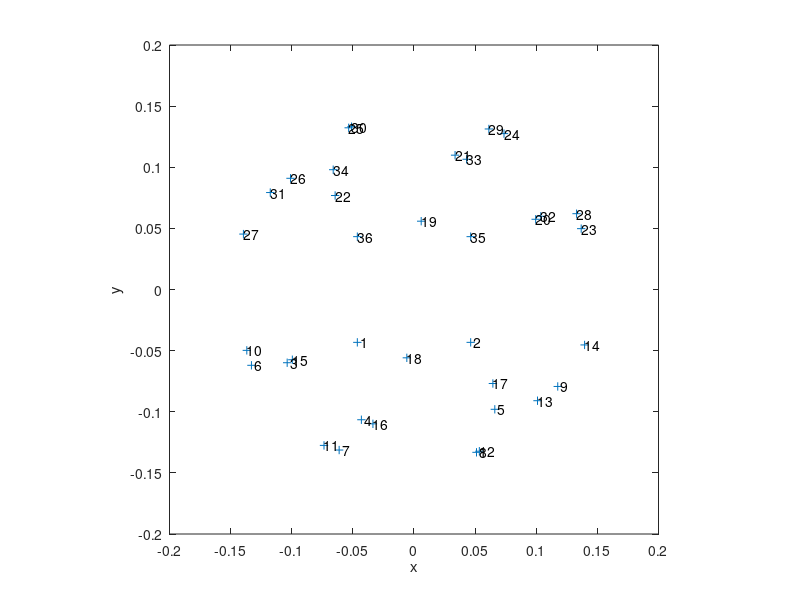
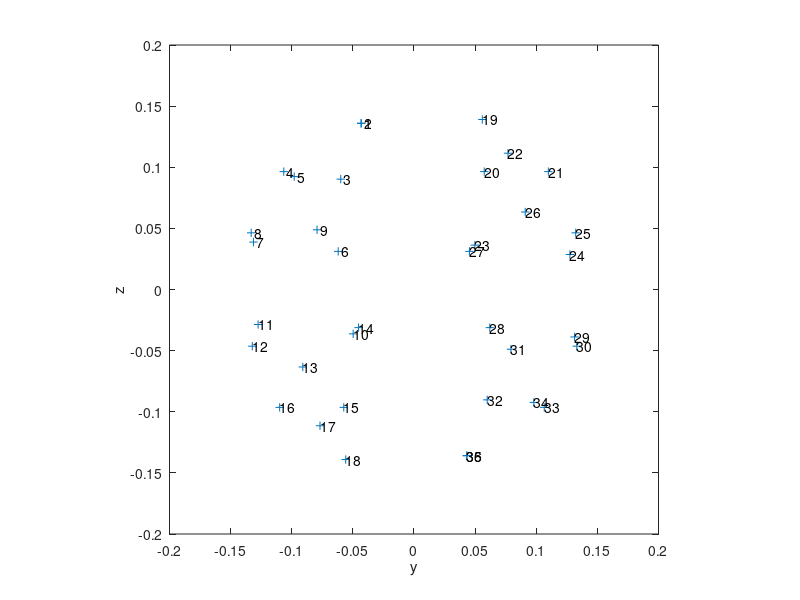
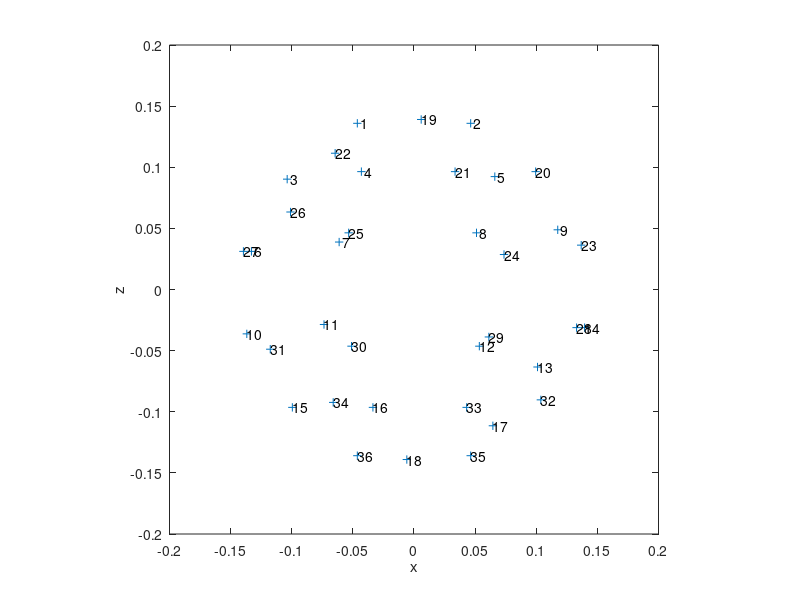
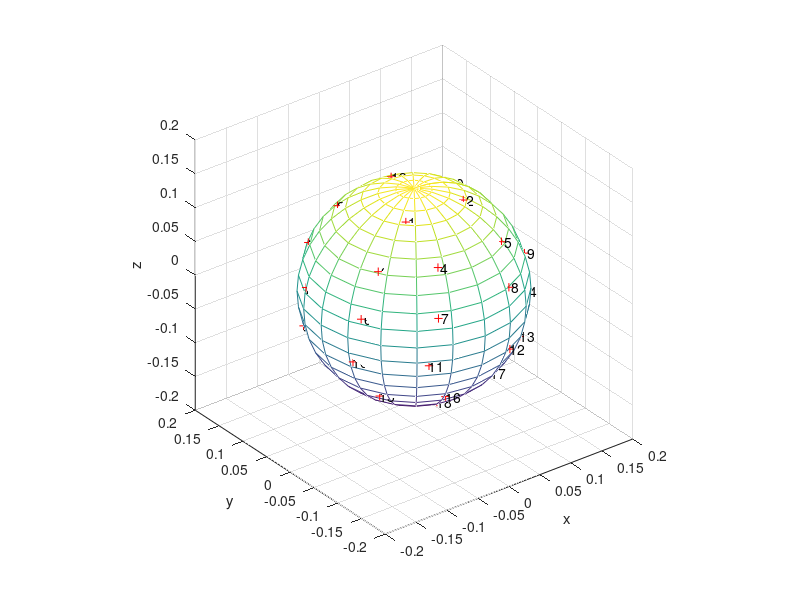

Write the MATLAB code that produced these figures, in order.
fig=10;
mic=load('3Dcam36Officiel.txt','-ascii');
M=36;
r=0.15;

x=mic(:,1);
y=mic(:,2);
z=mic(:,3);

figure(fig)
plot(x,y,'+')
axis square
text(x,y,num2str([1:M]'))
xlabel('x')
ylabel('y')

figure(fig+1)
plot(y,z,'+')
axis square
text(y,z,num2str([1:M]'))
xlabel('y')
ylabel('z')

figure(fig+2)
plot(x,z,'+')
axis square
text(x,z,num2str([1:M]'))
xlabel('x')
ylabel('z')


[xx,yy,zz]=sphere;

figure(fig+3)
mesh(r*xx,r*yy,r*zz)
hold on
plot3(x,y,z,'+r')
xlabel('x')
ylabel('y')
zlabel('z')
axis square
text(x,y,z,num2str([1:M]'))
hold off
